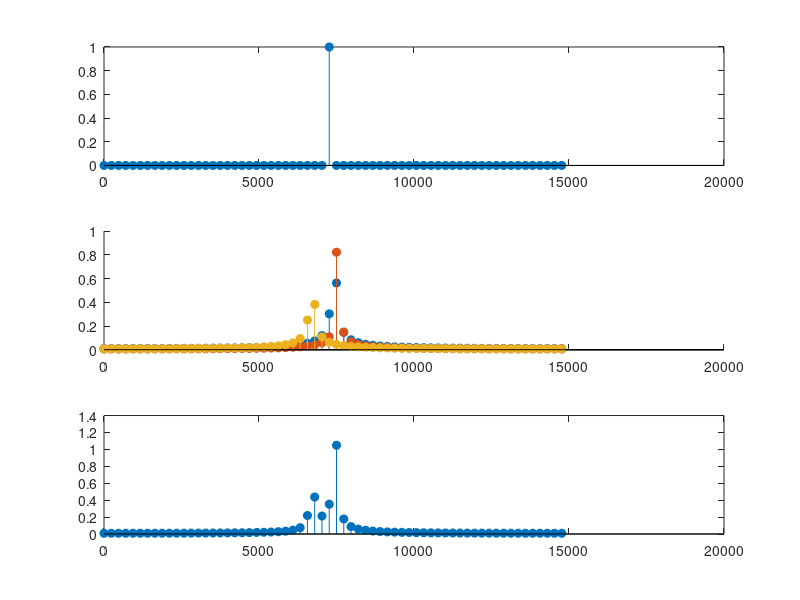

Here is the MATLAB script that generated this plot:
clc, clear all
fc =4e9;
delta_f = 15e3;
T = 1/delta_f;
M = 14;
N = 64;
nu = 0 :1/(N*T) : (N-1)/(N*T);
tau = 0 :1/(10*M*delta_f) : 1/delta_f;
tap = 3;
        % Fractional Doppler

%{
for n = 1:N
%f_nu1 = sind(rad2deg(pi*nu*N*T))./sind(rad2deg(pi*nu*T));
f_nu(n,:) = (1/sqrt(N))*sind(rad2deg(pi*(nu+ (n-1)/(N*T))*N*T))./sind(rad2deg(pi*(nu + (n-1)/(N*T))*T));
hold on
grid on
plot(nu, f_nu(n,:).^2 );
end
hold off
f_nu_sum = sum((f_nu).^2, 1);
figure;
plot(nu, f_nu_sum);
%}
x = zeros(1, N);
x(N/2) = 1;
doppler = zeros(1,tap);
doppler_inx = zeros(1, tap);
int_doppler_inx = zeros(1,tap);
frac_doppler_inx = zeros(1,tap);
chan_coef = zeros(1,tap);
beta = zeros(3, N);
%% channel parameter
delay_pow_prof = [0, -1.5, -2];
lin_pow_prof = 10.^(delay_pow_prof/10);
lin_pow_prof = lin_pow_prof/sum(lin_pow_prof);
max_speed = 500;           % 500 km/h
v = max_speed*(1000/3600);
max_doppler = (v*fc)/(299792458);

grid on;
subplot(311)
stem(nu, abs(x), "filled");

subplot(312)
hold on;
for i = 1:3
%% channel coef
chan_coef(i) = sqrt(lin_pow_prof(i)).*(sqrt(1/2) * (randn(1)+1i*randn(1)));
%% Doppler shift
doppler(i) = max_doppler*cos(2*pi*rand(1));
doppler_inx(i) = doppler(i)*(N*T); % Doppler taps using Jake's spectrum
%doppler_inx = [1, 2, -4, -3, 5, 6, -10, 13, -14];
%doppler = doppler_inx/(N*T);
int_doppler_inx(i) = round(doppler_inx(i));                  % Integer Doppler
frac_doppler_inx(i) = doppler_inx(i)-int_doppler_inx(i);
for k = 0:N-1
        if  frac_doppler_inx(i) ==0
            beta(i, k+1) = beta(i,k+1) + chan_coef(i)*x(mod(k-int_doppler_inx(i), N)+1);
            continue;
        end
        for q = 0:N-1
            beta(i, k+1) = beta(i,k+1) + chan_coef(i)/N*(exp(-1i*2*pi*(-q-frac_doppler_inx(i)))-1)/(exp(-1i*2*pi/N*(-q-frac_doppler_inx(i)))-1)...
                        *x(mod(k-int_doppler_inx(i)+q, N)+1);
%beta(i+1) = exp(-1i*2*pi*mod((k-int_doppler_inx(i)+q),N))
        end
end
stem(nu, abs(beta(i,:)), "filled");
end
hold off;

total_path_response = sum(beta,1);
total_path_energy = sum(abs(total_path_response).^2);
subplot(313)
stem(nu, abs(total_path_response), "filled");
